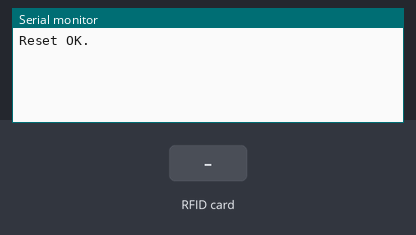
This sketch was run on a simulated Arduino Uno, built with avr-gcc and run on an emulated ATmega328P. Parts: the last lines printed to the serial monitor. The test bench sets the inputs (shaded band).

Above: at 1.2 s.
1.3 s: RFID card 09 30 A1 59 held to the reader
At 2.2 s:
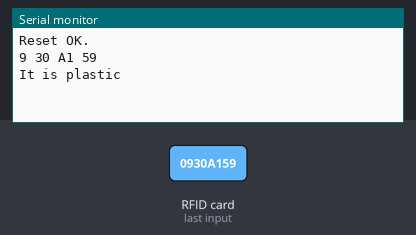
2.8 s: RFID card 5E 7A 19 C4 held to the reader
At 4.3 s:
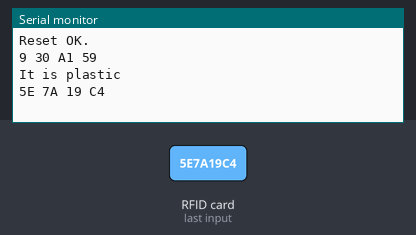

The sketch:

rfid2.ino
```cpp
#include <SPI.h>
#include <MFRC522.h>

#define SS_PIN 10
#define RST_PIN 9

MFRC522 rfid(SS_PIN, RST_PIN); // Instance of the class
MFRC522::MIFARE_Key key;

// Init array that will store new NUID
byte nuidPICC[4];
const byte a[4] = {0x09, 0x30,0xA1,0x59};

void setup() {
  Serial.begin(9600);
  SPI.begin();
  rfid.PCD_Init();

  for (byte i = 0; i < 6; i++) {
    key.keyByte[i] = 0xFF;
  }

  Serial.println(F("Reset OK."));
}
void printDec(byte*buffer, byte bufferSize) {
  for (byte i = 0; i < bufferSize; i++) {
    Serial.print(buffer[i] < 0x10? "0":"");
    Serial.print(buffer[i],DEC);
  }
}
void loop() {
  if ( ! rfid.PICC_IsNewCardPresent())
    return;

  // Verify if the NUID has been readed
  if ( ! rfid.PICC_ReadCardSerial())
    return;

  MFRC522::PICC_Type piccType = rfid.PICC_GetType(rfid.uid.sak);

 for (byte i = 0; i < 4; i++) {
      Serial.print(rfid.uid.uidByte[i],HEX);
      Serial.print(" ");
 }
 Serial.println();

  int i;
 for(i=0;i<4;i++)
 {
  if(rfid.uid.uidByte[i]!=a[i])break;
 }
 if(i==4)
 {
  Serial.println(F("It is plastic"));
 }
//
//  if (rfid.uid.uidByte[10] = 48){
//    Serial.println(F("It is plastic"));
//  }
//
//  if (rfid.uid.uidByte[10] = 165){
//    Serial.println(F("It is glass"));
//    }
  }
```

Measured:
- after the input at 1.3 s, the serial monitor: prints a new line at once (image 1)
- after the input at 2.8 s, the serial monitor: prints a new line at once (image 2)
